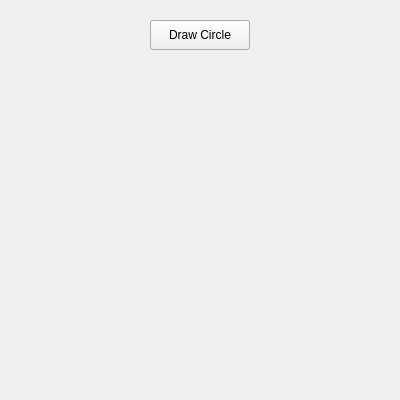
<?xml version="1.0" encoding="UTF-8"?>
<ui version="4.0">
 <class>MainWindow</class>
 <widget class="QMainWindow" name="MainWindow">
  <property name="geometry">
   <rect>
    <x>0</x>
    <y>0</y>
    <width>400</width>
    <height>400</height>
   </rect>
  </property>
  <property name="windowTitle">
   <string>Circle Drawer</string>
  </property>
  <widget class="QWidget" name="centralwidget">
   <widget class="QPushButton" name="pushButton">
    <property name="geometry">
     <rect>
      <x>150</x>
      <y>20</y>
      <width>100</width>
      <height>30</height>
     </rect>
    </property>
    <property name="text">
     <string>Draw Circle</string>
    </property>
   </widget>
  </widget>
 </widget>
 <resources/>
 <connections/>
</ui>
